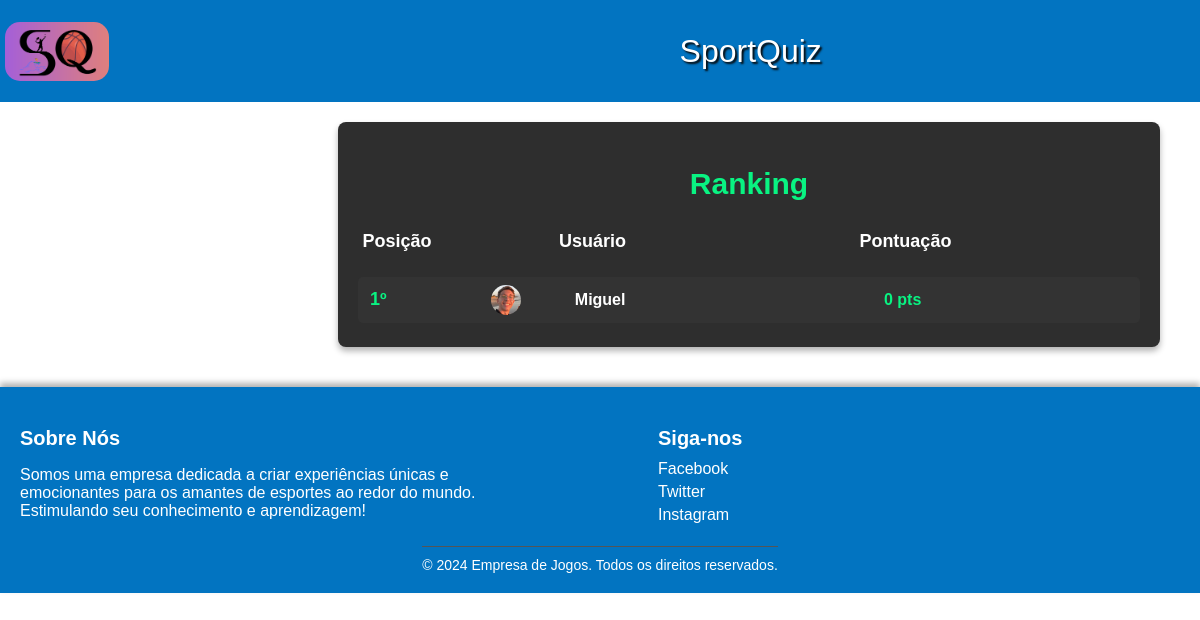
/ranking.php, run on an earlier commit of the app's database.
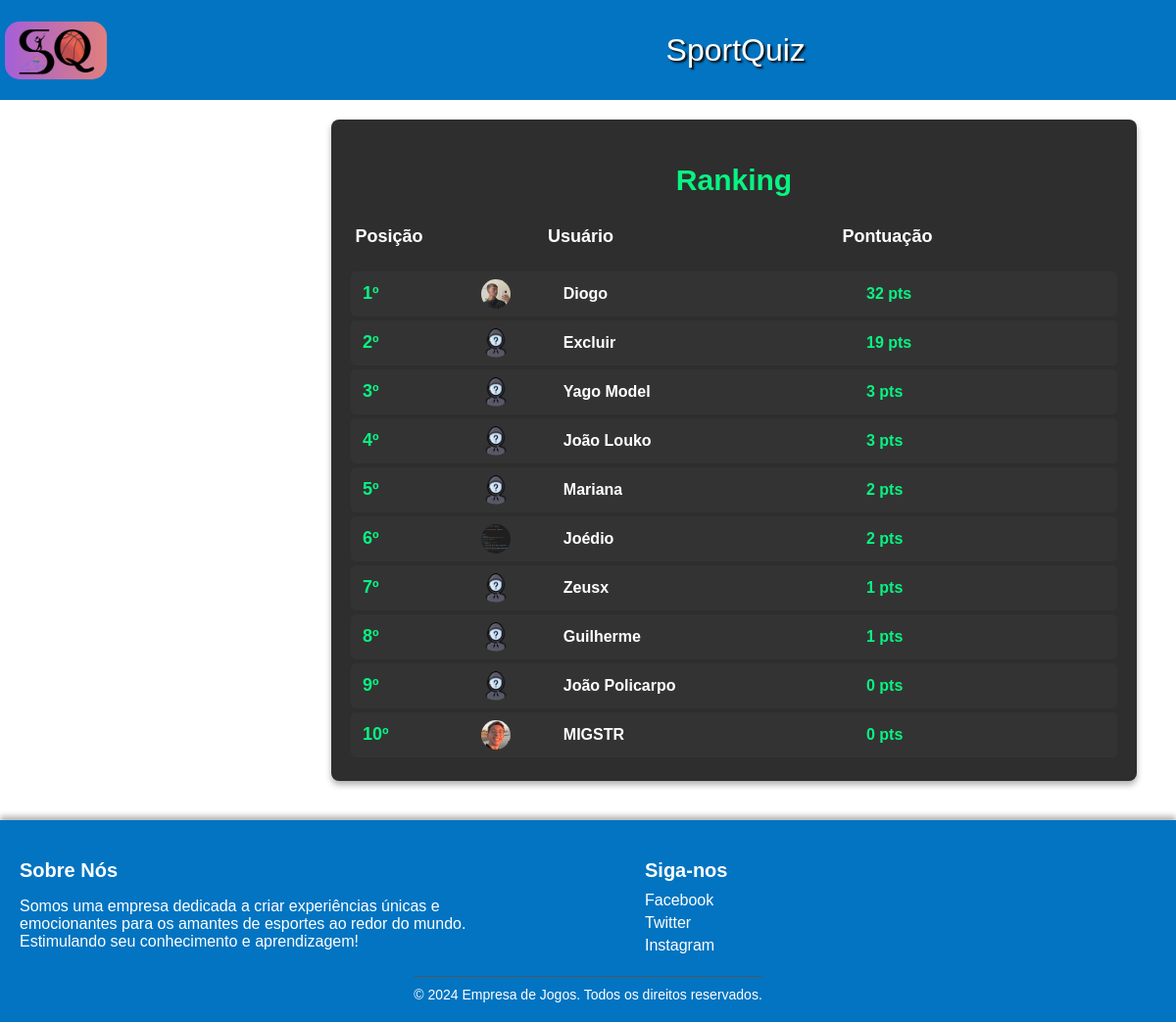
And on a later commit of the database.
### tables this page shows
CREATE TABLE `ranking` (
  `id` int(11) NOT NULL,
  `id_usuario` int(11) NOT NULL,
  `pontuacao` int(11) NOT NULL
);

CREATE TABLE `usuarios` (
  `id` int(11) NOT NULL,
  `nome` varchar(40) NOT NULL,
  `senha` varchar(200) NOT NULL,
  `email` varchar(40) NOT NULL,
  `imagem_perfil` varchar(255) DEFAULT NULL
);

### ranking.php (the view, shortened to what this page needs)
<?php
include('conexao_bd.php');
$sql_ranking_completo = "
    SELECT u.nome, u.imagem_perfil, r.pontuacao
    FROM ranking r
    JOIN usuarios u ON r.id_usuario = u.id
    ORDER BY r.pontuacao DESC
";
$result_ranking_completo = $mysqli->query($sql_ranking_completo);
$ranking_completo = $result_ranking_completo->fetch_all(MYSQLI_ASSOC);
?>
<!DOCTYPE html>
<html lang="pt-br">
<head>
    <link rel="stylesheet" href="estilo.css">
    <nav class="navbarranking">
        <img class="logo-ranking" alt="imagemquiz" src="./imagem/testequiz.png">
        <h1><a href="principal.php" class="nav-title">SportQuiz</a></h1>
    </nav>
</head>
<body class="body-ranking">
    <div class="ranking-completo-wrapper">
        <div class="ranking-completo-container">
            <h2 class="ranking-completo-title">Ranking</h2>
            <div class="ranking-header">
                <span class="ranking-header-item">Posição</span>
                <span class="ranking-header-item">Usuário</span>
                <span class="ranking-header-item">Pontuação</span>
            </div>
            <ul class="ranking-completo-list">
                <?php
                if (!empty($ranking_completo)) {
                    $posicao = 1;
                    foreach ($ranking_completo as $rank):
                ?>
                        <li class="ranking-completo-item">
                            <span class="ranking-completo-position"><?php echo $posicao++; ?>º</span>
                            <div class="ranking-completo-user">
                                <?php
                                $imagem_perfil = !empty($rank['imagem_perfil']) ? $rank['imagem_perfil'] : 'imagem/anonimo.png';
                                ?>
                                <img src="<?php echo $imagem_perfil; ?>" alt="Imagem de Perfil" class="ranking-completo-img">
                                <span class="ranking-completo-name"><?php echo htmlspecialchars($rank['nome']); ?></span>
                            </div>
                            <span class="ranking-completo-score"><?php echo $rank['pontuacao']; ?> pts</span>
                        </li>
                <?php
                    endforeach;
                } else {
                    echo "<li>Nenhum dado de ranking encontrado.</li>";
                }
                ?>
            </ul>
        </div>
    </div>
    <footer class="footerranking">
        <div class="footer-content-ranking">
            <div class="footer-section-ranking about">
                <h3 class="footer-title-ranking">Sobre Nós</h3>
                <p class="footer-text-ranking">Somos uma empresa dedicada a criar experiências únicas e emocionantes para os amantes de esportes ao redor do mundo. Estimulando seu conhecimento e aprendizagem!</p>
            </div>
            <div class="footer-section-ranking social">
                <h3 class="footer-title-ranking">Siga-nos</h3>
                <div class="social-links-ranking">
                    <a href="#" class="social-link-ranking"><i class="fab fa-facebook"></i> Facebook</a>
                    <a href="#" class="social-link-ranking"><i class="fab fa-twitter"></i> Twitter</a>
                    <a href="#" class="social-link-ranking"><i class="fab fa-instagram"></i> Instagram</a>
                </div>
            </div>
        </div>
        <div class="footer-bottom-ranking">
            &copy; 2024 Empresa de Jogos. Todos os direitos reservados.
        </div>
    </footer>
</body>
</html>

### estilo.css (style rules this page uses)
a { text-decoration: none; color: inherit; }
head { background-color: white; }
footer { background-color: #004755; padding: 20px 40px; display: flex; flex-direction: column; align-items: center; }
.body-ranking { background-color: #ffffff; color: white; font-family: Arial, sans-serif; margin: 0; height: 100vh; }
.ranking-completo-wrapper { display: flex; justify-content: space-between; padding: 20px; }
.ranking-completo-container { background-color: #2e2e2e; color: white; padding: 20px; margin-right: 20px; border-radius: 8px; box-shadow: 0 4px 6px rgba(0, 0, 0, 0.3); max-width: 800px; width: 100%; margin-left: 318px; }
.ranking-completo-title { font-size: 30px; margin-bottom: 20px; font-weight: bold; color: #09f382; text-align: center; }
.ranking-header { display: grid; grid-template-columns: 10% 40% 40%; font-size: 18px; font-weight: bold; color: #fff; margin-bottom: 15px; text-align: center; }
.ranking-header-item { padding: 10px 0; }
.ranking-completo-list { list-style: none; padding: 0; margin: 0; }
.ranking-completo-item { font-size: 16px; padding: 8px 12px; margin: 4px 0; border-radius: 5px; display: grid; grid-template-columns: 10% 40% 40%; align-items: center; background-color: #333; transition: background-color 0.3s ease, transform 0.2s ease; }
.ranking-completo-position { font-size: 18px; font-weight: bold; color: #09f382; }
.ranking-completo-name { font-weight: bold; color: #fff; text-transform: capitalize; max-width: 200px; overflow: hidden; text-overflow: ellipsis; white-space: nowrap; padding-left: 44px; }
.ranking-completo-score { color: #09f382; font-size: 16px; font-weight: bold; max-width: 100px; overflow: hidden; text-overflow: ellipsis; white-space: nowrap; padding-left: 135px; }
.navbarranking { background-color: #0274c1; display: flex; align-items: center; width: 100%; }
.navbarranking h1 { flex: 0 1 auto; text-align: left; font-weight: 400; text-shadow: 2px 2px 2px rgb(9, 9, 9); color: rgb(255, 255, 255); font-size: 32px; padding: 6px; margin-right: 0; transition: all 0.3s ease; margin-left: 560px; }
.logo-ranking { height: 59px; padding: 5px; border-radius: 20px; }
.footerranking { background-color: #0274c1; color: white; padding: 20px; margin-top: 20px; box-shadow: 0 -4px 6px rgba(0, 0, 0, 0.3); }
.footer-content-ranking { display: flex; justify-content: space-between; }
.footer-section-ranking { width: 45%; }
.footer-title-ranking { font-size: 20px; margin-bottom: 10px; }
.footer-text-ranking { font-size: 16px; }
.social-links-ranking { display: flex; flex-direction: column; }
.social-link-ranking { color: white; text-decoration: none; margin-bottom: 5px; transition: color 0.3s ease; }
.footer-bottom-ranking { text-align: center; margin-top: 10px; font-size: 14px; border-top: 1px solid #555; padding-top: 10px; }
.ranking-completo-img { width: 30px; height: 30px; border-radius: 50%; margin-right: 10px; margin-left: 45px; object-fit: cover; }
.ranking-completo-user { display: flex; align-items: center; text-align: center; }

What changed in the data, as far as the page shows it:
added ranking: id_usuario.imagem_perfil (picture), id_usuario.nome "Diogo", pontuacao "32"
added ranking: id_usuario.nome "Excluir", pontuacao "19"
added ranking: id_usuario.nome "Yago Model", pontuacao "3"
added ranking: id_usuario.nome "João Louko", pontuacao "3"
added ranking: id_usuario.nome "Mariana", pontuacao "2"
added ranking: id_usuario.imagem_perfil (picture), id_usuario.nome "Joédio", pontuacao "2"
added ranking: id_usuario.nome "Zeusx", pontuacao "1"
added ranking: id_usuario.nome "Guilherme", pontuacao "1"
added ranking: id_usuario.nome "João Policarpo", pontuacao "0"
changed through a linked row, ranking: id_usuario.nome "Miguel" → "MIGSTR"
